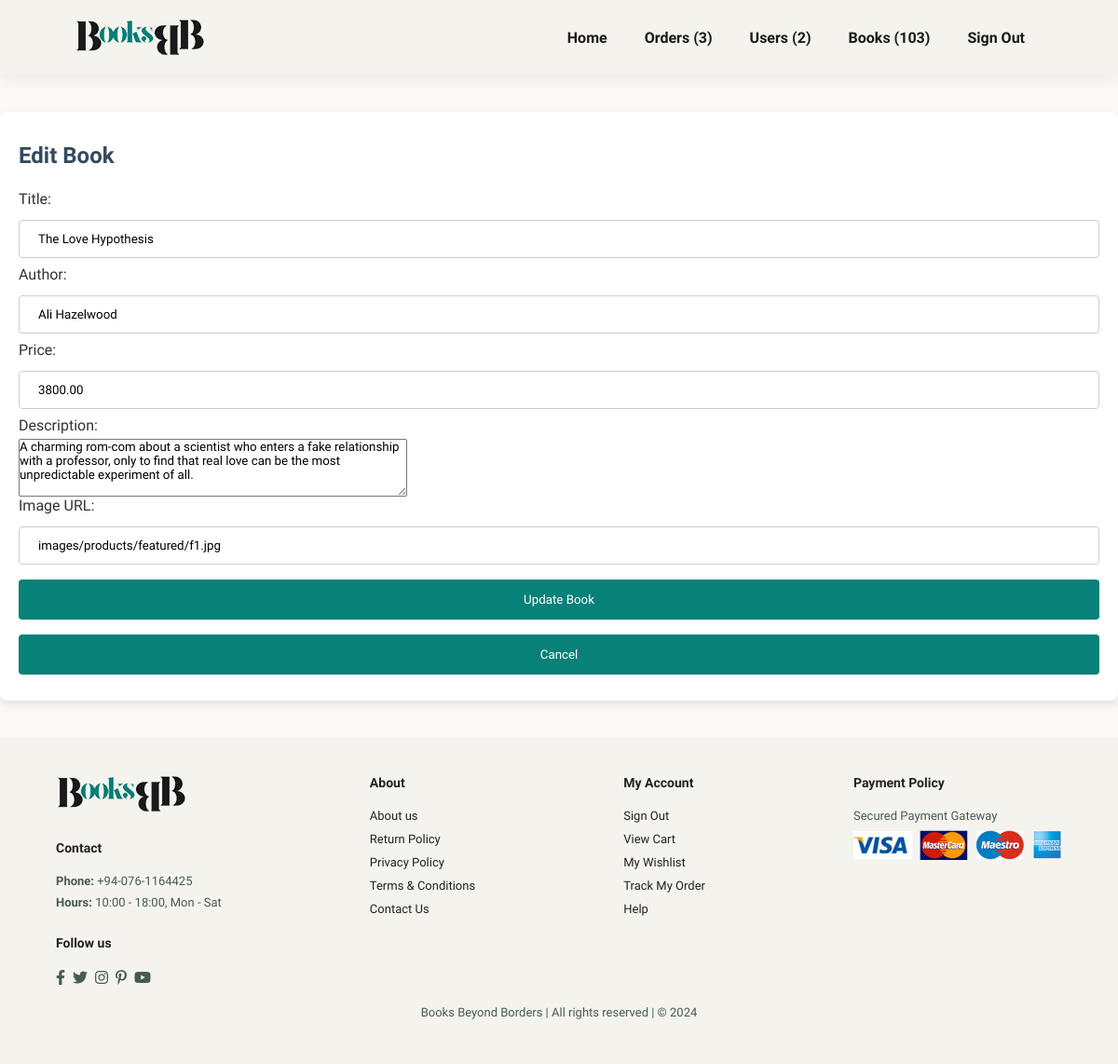
The app's page /admin/editbook.php?id=1 (signed in) with its own data.
### tables this page shows
CREATE TABLE IF NOT EXISTS `products` (
  `id` int NOT NULL AUTO_INCREMENT,
  `title` varchar(255) NOT NULL,
  `author` varchar(255) NOT NULL,
  `price` decimal(10,2) NOT NULL,
  `description` text,
  `image` varchar(255) DEFAULT NULL,
  PRIMARY KEY (`id`)
);

### admin/editbook.php (the view, shortened to what this page needs)
<?php
require_once 'header.php';
require_once '../include/db_connect.php';
$book_id = isset($_GET['id']) ? intval($_GET['id']) : 0;
function getBookDetails($conn, $book_id) {
    $sql = "SELECT id, title, author, price, description, image FROM products WHERE id = ?";
    $stmt = $conn->prepare($sql);
    $stmt->bind_param("i", $book_id);
    $stmt->execute();
    $result = $stmt->get_result();
    if ($result->num_rows == 1) {
        return $result->fetch_assoc();
    } else {
        return null;
    }
}
$book = getBookDetails($conn, $book_id);
?>
<!DOCTYPE html>
<html lang="en">
<head>
    <link rel="stylesheet" href="https://pro.fontawesome.com/releases/v5.10.0/css/all.css"/>
    <link rel="stylesheet" href="../assets/style.css">
</head>
<body>
<div class="account-container">
<h2>Edit Book</h2>
    <form method="POST">
        <label for="title">Title:</label>
        <input type="text" name="title" value="<?php echo htmlspecialchars($book["title"]); ?>" required>
        <label for="author">Author:</label>
        <input type="text" name="author" value="<?php echo htmlspecialchars($book["author"]); ?>" required>
        <label for="price">Price:</label>
        <input type="number" name="price" step="0.01" value="<?php echo htmlspecialchars($book["price"]); ?>" required>
        <label for="description">Description:</label>
        <textarea name="description" rows="4" cols="50"><?php echo htmlspecialchars($book["description"]); ?></textarea>
       <label for="image">Image URL:</label>
        <input type="text" name="image" value="<?php echo htmlspecialchars($book["image"]); ?>">
        <div class="button">
        <button type="submit" name="edit_book">Update Book</button>
        <a href="books.php"><button>Cancel</button></a>
    </div>
    </form>
</div>
<?php require 'footer.php'; ?>
</body>
</html>

### assets/style.css (style rules this page uses)
* { margin: 0; padding: 0; box-sizing: border-box; font-family: 'Spartan',sans-serif; }
html { scroll-behavior: smooth; overflow-x: hidden; }
h2 { font-size: 46px; line-height: 54px; color: #222; }
body { width: 100%; background-color: #faf9f6; }
@media screen and (max-width: 1200px) { h2 { font-size: 42px; } }
.account-container { max-width: 1200px; margin: 40px auto; padding: 20px; background-color: #ffffff; border-radius: 8px; box-shadow: 0 4px 8px rgba(0, 0, 0, 0.1); font-family: 'Arial', sans-serif; color: #333; }
.account-container h2 { font-size: 1.5rem; margin-bottom: 10px; color: #34495e; }
.account-container a { text-decoration: none; }

### admin/editbook.php (style rules this page uses)
label { display: block; margin-bottom: 5px; }
input[type=text], input[type=number], select { width: 100%; padding: 12px 20px; margin: 8px 0; display: inline-block; border: 1px solid #ccc; border-radius: 4px; box-sizing: border-box; }
.button { display: grid; width: 100%; }
button { background-color: #088178; color: white; padding: 14px 20px; margin: 8px 0; border: none; border-radius: 4px; cursor: pointer; width: 100%; }

### records on screen
products: title "The Love Hypothesis", author "Ali Hazelwood", price "3800.00", description "A charming rom-com about a scientist who enters a fake relationship with a professor, only to find that real love can be the most unpredictable experiment of all.", image "images/products/featured/f1.jpg"

### other values on screen
$orders_count "3"
$users_count "2"
$books_count "103"
